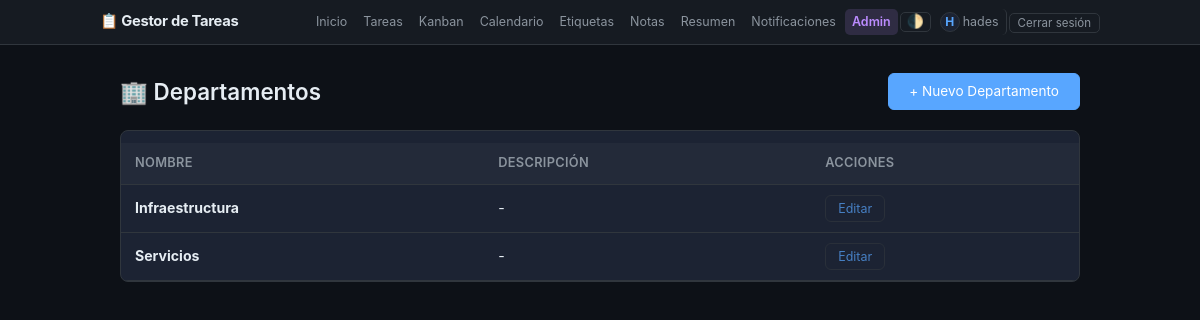
The page /admin-panel/departments/ (signed in) on the database its author committed.
### core/models.py (models this page shows, shortened)
class Department(models.Model):
    nombre = models.CharField(max_length=100, unique=True, verbose_name='Nombre')
    descripcion = models.TextField(blank=True, verbose_name='Descripción')
    class Meta:
        ordering = ['nombre']
        verbose_name = 'Departamento'
        verbose_name_plural = 'Departamentos'

### core/views.py (the view)
# urls.py: path('admin-panel/departments/', views.admin_departments, name='admin_departments'),
@login_required
@admin_required
def admin_departments(request):
    return render(request, 'core/admin/department_list.html', {'departamentos': Department.objects.all()})

### core/context_processors.py (called while the page is built)
def notificaciones(request):
    ctx = {}
    if request.user.is_authenticated:
        ctx['notificaciones_no_leidas'] = Notification.objects.filter(
            usuario=request.user, leido=False
        ).count()
        profile, _ = Profile.objects.get_or_create(usuario=request.user)
        ctx['user_rol'] = profile.rol
        ctx['user_es_admin'] = profile.rol == 'admin'
        ctx['user_es_moderador'] = profile.rol == 'moderador'
    else:
        ctx['notificaciones_no_leidas'] = 0
        ctx['user_rol'] = ''
        ctx['user_es_admin'] = False
        ctx['user_es_moderador'] = False
    return ctx

### core/views.py (called while the page is built)
def admin_required(view_func):
    @wraps(view_func)
    def _wrapped(request, *args, **kwargs):
        p = Profile.objects.filter(usuario=request.user).first()
        if not p or p.rol != 'admin':
            raise PermissionDenied
        return view_func(request, *args, **kwargs)
    return _wrapped

### core/templates/core/admin/department_list.html (shortened to what this page needs)
{% extends 'core/base.html' %}
{% block content %}
<div class="admin-page">
    <div class="page-header">
        <h1>🏢 Departamentos</h1>
        <a href="{% url 'admin_department_create' %}" class="btn btn-primary">+ Nuevo Departamento</a>
    </div>
    <div class="card-table">
        <table class="summary-table">
            <thead>
                <tr>
                    <th>Nombre</th>
                    <th>Descripción</th>
                    <th>Acciones</th>
                </tr>
            </thead>
            <tbody>
                {% for d in departamentos %}
                <tr>
                    <td><strong>{{ d.nombre }}</strong></td>
                    <td>{{ d.descripcion|default:"-"|truncatechars:60 }}</td>
                    <td>
                        <a href="{% url 'admin_department_edit' d.id %}" class="btn btn-small">Editar</a>
                    </td>
                </tr>
                {% empty %}
                <tr><td colspan="3" class="empty">No hay departamentos</td></tr>
                {% endfor %}
            </tbody>
        </table>
    </div>
</div>
{% endblock %}

### core/templates/core/base.html (shortened to what this page needs)
<!DOCTYPE html>
<html lang="es">
<head>
    {% load static %}
    <link rel="stylesheet" href="{% static 'core/style.css' %}">
</head>
<body>
    <nav class="navbar">
        <div class="container nav-container">
            <a href="{% url 'index' %}" class="nav-brand">📋 Gestor de Tareas</a>
            {% if user.is_authenticated %}
            <div class="nav-links">
                <a href="{% url 'index' %}">Inicio</a>
                <a href="{% url 'task_list' %}">Tareas</a>
                <a href="{% url 'kanban' %}">Kanban</a>
                <a href="{% url 'calendar' %}">Calendario</a>
                <a href="{% url 'tag_list' %}">Etiquetas</a>
                <a href="{% url 'note_list' %}">Notas</a>
                <a href="{% url 'summary' %}">Resumen</a>
                <a href="{% url 'notification_list' %}" class="notif-link">
                    Notificaciones
                </a>
                {% if user_es_admin %}
                <a href="{% url 'admin_dashboard' %}" class="nav-admin">Admin</a>
                {% elif user_es_moderador %}
                <a href="{% url 'admin_tasks' %}" class="nav-admin">Admin</a>
                {% endif %}
                <button class="theme-toggle" id="themeToggle" title="Cambiar tema">🌓</button>
                <a href="{% url 'profile' %}" class="user-name">
                    {% if user.profile.avatar %}
                    <img src="{{ user.profile.avatar.url }}" class="nav-avatar" alt="avatar">
                    {% elif user.profile.avatar_icon %}
                    <span class="nav-avatar-emoji" title="Icono">{{ user.profile.avatar_icon }}</span>
                    {% else %}
                    <span class="nav-avatar-emoji">{{ user.username|first|upper }}</span>
                    {% endif %}
                    {{ user.username }}
                </a>
                <form method="post" action="{% url 'logout' %}" class="logout-form">
                    <button type="submit" class="btn-logout">Cerrar sesión</button>
                </form>
            </div>
            {% endif %}
        </div>
    </nav>
    <div class="container">
        {% block content %}{% endblock %}
    </div>
</body>
</html>

### core/static/core/style.css (style rules this page uses)
:root { --bg-primary: #0d1117; --bg-secondary: #161b22; --bg-card: #1c2333; --bg-card-hover: #242d3d; --bg-input: #0d1117; --border: #30363d; --border-focus: #58a6ff; --text-primary: #e6edf3; --text-secondary: #8b949e; --text-muted: #6e7681; --accent: #58a6ff; --accent-hover: #79c0ff; --green: #3fb950; --yellow: #d29922; --cyan: #39d2c0; --red: #f85149; --orange: #d29922; --purple: #bc8cff; --shadow: 0 1px 3px rgba(0,0,0,0.3); --radius: 8px; --transition: 0.2s ease; }
* { margin: 0; padding: 0; box-sizing: border-box; }
body { font-family: -apple-system, BlinkMacSystemFont, 'Segoe UI', Roboto, 'Helvetica Neue', sans-serif; background: var(--bg-primary); color: var(--text-primary); line-height: 1.6; min-height: 100vh; }
.container { max-width: 1000px; margin: 0 auto; padding: 0 20px; }
a { color: var(--accent); text-decoration: none; transition: color var(--transition); }
.navbar { background: var(--bg-secondary); border-bottom: 1px solid var(--border); padding: 0; position: sticky; top: 0; z-index: 100; backdrop-filter: blur(12px); -webkit-backdrop-filter: blur(12px); }
.nav-container { display: flex; justify-content: space-between; align-items: center; min-height: 44px; padding: 2px 0; gap: 4px; }
.nav-brand { color: var(--text-primary); text-decoration: none; font-size: 0.92rem; font-weight: 700; letter-spacing: -0.3px; white-space: nowrap; }
.nav-links { display: flex; align-items: center; gap: 2px; flex-wrap: nowrap; }
.nav-links a { color: var(--text-secondary); text-decoration: none; font-size: 0.78rem; padding: 3px 7px; border-radius: 5px; transition: all var(--transition); white-space: nowrap; }
.user-name { font-size: 0.78rem; color: var(--text-muted); padding: 0 5px; border-right: 1px solid var(--border); text-decoration: none; transition: color var(--transition); display: inline-flex; align-items: center; gap: 3px; white-space: nowrap; }
.nav-avatar, .nav-avatar-emoji { width: 20px; height: 20px; border-radius: 50%; object-fit: cover; flex-shrink: 0; }
.nav-avatar-emoji { display: inline-flex; align-items: center; justify-content: center; background: var(--bg-card); border: 1px solid var(--border); font-size: 0.75rem; font-weight: 700; color: var(--accent); }
.logout-form { display: inline; margin: 0; padding: 0; }
.logout-form button { font-family: inherit; cursor: pointer; }
.btn-logout { background: transparent !important; border: 1px solid var(--border) !important; padding: 2px 8px !important; border-radius: 5px !important; color: var(--text-secondary) !important; font-size: 0.72rem !important; }
.theme-toggle { background: transparent; border: 1px solid var(--border); border-radius: 5px; padding: 2px 6px; cursor: pointer; font-size: 0.85rem; line-height: 1; color: var(--text-secondary); transition: all var(--transition); }
.notif-link { position: relative; }
.btn { display: inline-block; padding: 8px 20px; border-radius: 6px; text-decoration: none; font-size: 0.85rem; cursor: pointer; border: 1px solid var(--border); background: transparent; color: var(--text-secondary); transition: all var(--transition); font-family: inherit; line-height: 1.4; }
.btn-primary { background: var(--accent); color: #fff; border-color: var(--accent); }
.btn-small { padding: 4px 12px; font-size: 0.78rem; }
.page-header { display: flex; justify-content: space-between; align-items: center; margin-bottom: 20px; flex-wrap: wrap; gap: 12px; }
.page-header h1 { font-size: 1.4rem; margin: 0; font-weight: 600; display: flex; align-items: center; gap: 8px; }
.summary-table { width: 100%; border-collapse: collapse; margin-top: 12px; }
.summary-table th, .summary-table td { padding: 10px 14px; text-align: left; border-bottom: 1px solid var(--border); font-size: 0.88rem; }
.summary-table th { background: rgba(255,255,255,0.03); font-weight: 600; color: var(--text-secondary); font-size: 0.8rem; text-transform: uppercase; letter-spacing: 0.3px; }
.summary-table a { color: var(--accent); text-decoration: none; }
.nav-admin { background: rgba(188,140,255,0.15) !important; color: var(--purple) !important; font-weight: 600 !important; }
.admin-page { margin: 28px 0; }
.card-table { background: var(--bg-card); border-radius: var(--radius); border: 1px solid var(--border); overflow: hidden; }
.summary-table td .btn-small { opacity: 0.7; }

### rows shown on the page
Department: nombre "Infraestructura", descripcion "-"
Department: nombre "Servicios", descripcion "-"

### other values the page prints
{{ user.username|first|upper }} "H"
{{ user.username }} "hades"
